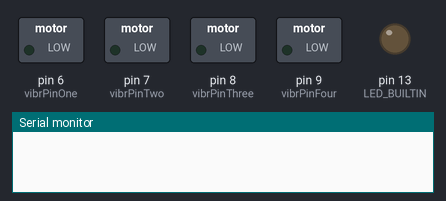
This sketch was run on a simulated Arduino Uno, built with avr-gcc and run on an emulated ATmega328P. Shown: switched loads named in the sketch (green lamp = pin HIGH), output pins drawn as LEDs (lit = HIGH), the last lines printed to the serial monitor. The local clock reads 2024-03-15 10:24:30 at power-on unless the sketch sets it.

Above: at 0.15 s.
At 39.3 s:
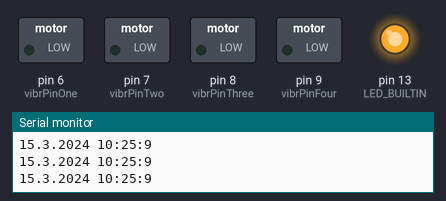
Timing chart, 0 to 40.0 s (numbered marks = the images above):
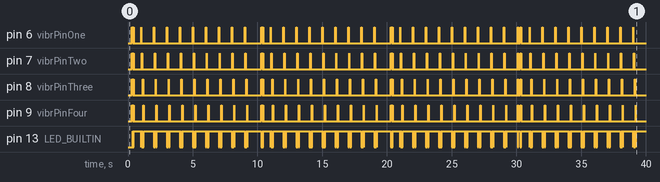

The sketch:

sketch_clock_0_7.ino
```cpp
// Date and time functions using a DS3231 RTC connected via I2C and Wire lib
#include "RTClib.h"

RTC_DS3231 rtc;

char daysOfTheWeek[7][12] = {"Sunday", "Monday", "Tuesday", "Wednesday", "Thursday", "Friday", "Saturday"};
int vibrPinOne = 6;
int vibrPinTwo = 7;
int vibrPinThree = 8;
int vibrPinFour = 9;

int prevSecond = 0;

int digits[8] = {0, 0, 0, 0, 0, 0, 0, 0};

void setCounter(int n)
{
  for (int i = 0; i <= 7; i++)
  {
    digits[i] = bitRead(n, i);
  }
}

void printTimestamp()
{
  DateTime now = rtc.now();
  Serial.print(now.day(), DEC);
  Serial.print('.');
  Serial.print(now.month(), DEC);
  Serial.print('.');
  Serial.print(now.year(), DEC);
  Serial.print(' ');
  Serial.print(now.hour(), DEC);
  Serial.print(':');
  Serial.print(now.minute(), DEC);
  Serial.print(':');
  Serial.print(now.second(), DEC);
  Serial.println();
}

void fireTick(int pin, int delayMs)
{
  printTimestamp();
  digitalWrite(pin, HIGH);
  digitalWrite(LED_BUILTIN, LOW);
  delay(delayMs);
  digitalWrite(pin, LOW);
  digitalWrite(LED_BUILTIN, HIGH);
  delay(delayMs);
}

void reactToDigit(bool value, int delayMs)
{
  if (value)
  {

    digitalWrite(vibrPinOne, HIGH);
    digitalWrite(vibrPinTwo, HIGH);
    digitalWrite(vibrPinThree, HIGH);
    digitalWrite(vibrPinFour, HIGH);
    digitalWrite(LED_BUILTIN, LOW);
    delay(delayMs);

    digitalWrite(vibrPinOne, LOW);
    digitalWrite(vibrPinTwo, LOW);
    digitalWrite(vibrPinThree, LOW);
    digitalWrite(vibrPinFour, LOW);
    digitalWrite(LED_BUILTIN, HIGH);
    delay(delayMs);
  }
  else
  {
    delay(delayMs * 2);
  }
}

void setup()
{
  Serial.begin(57600);

#ifndef ESP8266
  while (!Serial)
    ; // wait for serial port to connect. Needed for native USB
#endif

  if (!rtc.begin())
  {
    Serial.println("Couldn't find RTC");
    Serial.flush();
    abort();
  }

  if (rtc.lostPower())
  {
    Serial.println("RTC lost power, let's set the time!");
    rtc.adjust(DateTime(F(__DATE__), F(__TIME__)));
  }
  pinMode(LED_BUILTIN, OUTPUT);

  pinMode(vibrPinOne, OUTPUT);
  pinMode(vibrPinTwo, OUTPUT);
  pinMode(vibrPinThree, OUTPUT);
  pinMode(vibrPinFour, OUTPUT);
}

void loop()
{
  DateTime now = rtc.now();

  int currHour = now.hour();
  int currMinute = now.minute();
  int currSecond = now.second();

  if (currSecond != prevSecond)
  {
    now = rtc.now();
    prevSecond = now.second();

    int currHour = now.hour();
    int currMinute = now.minute();
    int currSecond = now.second();

    if (currSecond % 10 != 0 && currSecond % 60 != 0)
    {
      fireTick(vibrPinOne, 30);
      fireTick(vibrPinTwo, 30);
      fireTick(vibrPinThree, 30);
      fireTick(vibrPinFour, 30);
    }
    else if (currSecond % 60 != 0)
    {
      setCounter(currMinute);
      for (int i = 0; i <= 7; i++)
      {
        reactToDigit(digits[i], 50);
      }
    }
    else
    {
      setCounter(currHour);
      for (int i = 0; i <= 7; i++)
      {
        reactToDigit(digits[i], 50);
      }
    }
  }
}
```

Measured:
- by itself, pin 6 (vibrPinOne), pin 7 (vibrPinTwo), pin 8 (vibrPinThree), pin 9 (vibrPinFour), pin 13 (LED_BUILTIN): moves between LOW and HIGH, repeating every 10.0 s
- by itself, everything shown: repeats every 10.0 s, in 22 steps
